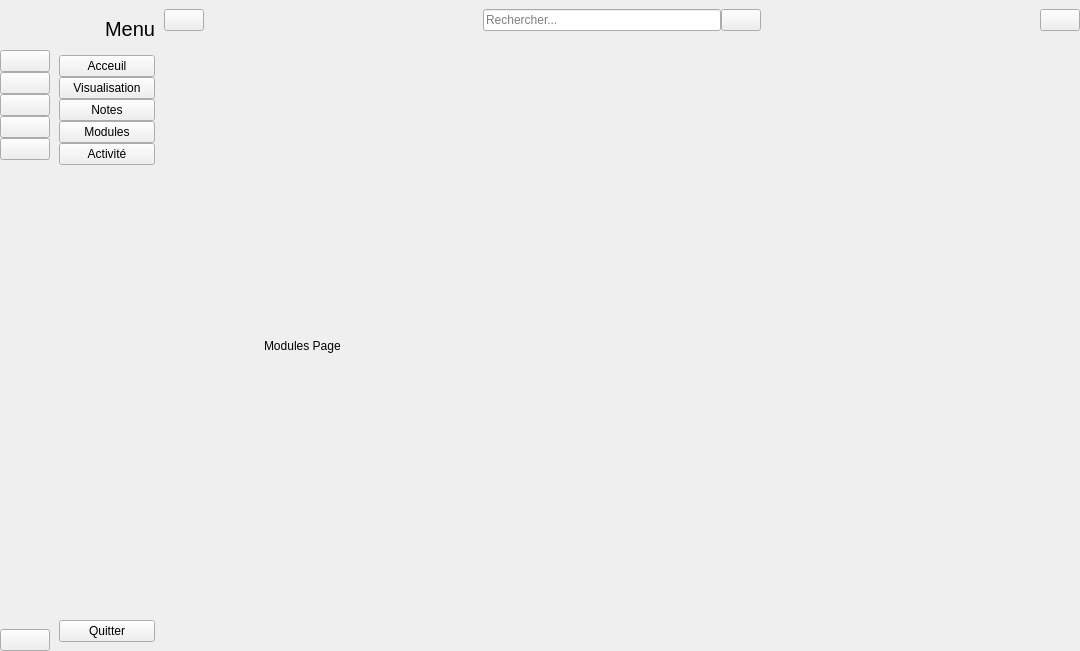
<?xml version="1.0" encoding="UTF-8"?>
<ui version="4.0">
 <class>MainWindow</class>
 <widget class="QMainWindow" name="MainWindow">
  <property name="geometry">
   <rect>
    <x>0</x>
    <y>0</y>
    <width>1080</width>
    <height>651</height>
   </rect>
  </property>
  <property name="windowTitle">
   <string>MainWindow</string>
  </property>
  <widget class="QWidget" name="centralwidget">
   <layout class="QGridLayout" name="gridLayout">
    <property name="leftMargin">
     <number>0</number>
    </property>
    <property name="topMargin">
     <number>0</number>
    </property>
    <property name="rightMargin">
     <number>0</number>
    </property>
    <property name="bottomMargin">
     <number>0</number>
    </property>
    <property name="spacing">
     <number>0</number>
    </property>
    <item row="0" column="1">
     <widget class="QWidget" name="fullMenu" native="true">
      <layout class="QVBoxLayout" name="verticalLayout_4">
       <item>
        <layout class="QHBoxLayout" name="horizontalLayout_2">
         <property name="spacing">
          <number>6</number>
         </property>
         <item>
          <widget class="QLabel" name="label_2">
           <property name="minimumSize">
            <size>
             <width>40</width>
             <height>40</height>
            </size>
           </property>
           <property name="maximumSize">
            <size>
             <width>40</width>
             <height>40</height>
            </size>
           </property>
           <property name="text">
            <string/>
           </property>
           <property name="pixmap">
            <pixmap resource="../../../../assets/resource.qrc">:/icons/icons/check-circle.svg</pixmap>
           </property>
           <property name="scaledContents">
            <bool>true</bool>
           </property>
          </widget>
         </item>
         <item>
          <widget class="QLabel" name="label_3">
           <property name="font">
            <font>
             <pointsize>15</pointsize>
            </font>
           </property>
           <property name="text">
            <string>Menu</string>
           </property>
          </widget>
         </item>
        </layout>
       </item>
       <item>
        <layout class="QVBoxLayout" name="verticalLayout_2">
         <property name="spacing">
          <number>0</number>
         </property>
         <item>
          <widget class="QPushButton" name="homeFullButton">
           <property name="text">
            <string>Acceuil</string>
           </property>
           <property name="icon">
            <iconset resource="../../../../assets/resource.qrc">
             <normaloff>:/icons/icons/home.svg</normaloff>
             <normalon>:/icons/icons/chevrons-right.svg</normalon>:/icons/icons/home.svg</iconset>
           </property>
           <property name="checkable">
            <bool>true</bool>
           </property>
           <property name="autoExclusive">
            <bool>true</bool>
           </property>
          </widget>
         </item>
         <item>
          <widget class="QPushButton" name="visualizationFullButton">
           <property name="text">
            <string>Visualisation</string>
           </property>
           <property name="icon">
            <iconset resource="../../../../assets/resource.qrc">
             <normaloff>:/icons/icons/layers.svg</normaloff>
             <normalon>:/icons/icons/chevrons-right.svg</normalon>:/icons/icons/layers.svg</iconset>
           </property>
           <property name="checkable">
            <bool>true</bool>
           </property>
           <property name="autoExclusive">
            <bool>true</bool>
           </property>
          </widget>
         </item>
         <item>
          <widget class="QPushButton" name="modulesFullButton">
           <property name="text">
            <string>Notes</string>
           </property>
           <property name="icon">
            <iconset resource="../../../../assets/resource.qrc">
             <normaloff>:/icons/icons/clipboard.svg</normaloff>
             <normalon>:/icons/icons/chevrons-right.svg</normalon>:/icons/icons/clipboard.svg</iconset>
           </property>
           <property name="checkable">
            <bool>true</bool>
           </property>
           <property name="autoExclusive">
            <bool>true</bool>
           </property>
          </widget>
         </item>
         <item>
          <widget class="QPushButton" name="pushButton_8">
           <property name="text">
            <string>Modules</string>
           </property>
           <property name="icon">
            <iconset resource="../../../../assets/resource.qrc">
             <normaloff>:/icons/icons/grid.svg</normaloff>
             <normalon>:/icons/icons/chevrons-right.svg</normalon>:/icons/icons/grid.svg</iconset>
           </property>
           <property name="checkable">
            <bool>true</bool>
           </property>
           <property name="autoExclusive">
            <bool>true</bool>
           </property>
          </widget>
         </item>
         <item>
          <widget class="QPushButton" name="activityFullButton">
           <property name="text">
            <string>Activité</string>
           </property>
           <property name="icon">
            <iconset resource="../../../../assets/resource.qrc">
             <normaloff>:/icons/icons/activity.svg</normaloff>
             <normalon>:/icons/icons/chevrons-right.svg</normalon>:/icons/icons/activity.svg</iconset>
           </property>
           <property name="checkable">
            <bool>true</bool>
           </property>
           <property name="autoExclusive">
            <bool>true</bool>
           </property>
          </widget>
         </item>
        </layout>
       </item>
       <item>
        <spacer name="verticalSpacer_2">
         <property name="orientation">
          <enum>Qt::Orientation::Vertical</enum>
         </property>
         <property name="sizeHint" stdset="0">
          <size>
           <width>20</width>
           <height>412</height>
          </size>
         </property>
        </spacer>
       </item>
       <item>
        <widget class="QPushButton" name="quitFullButton">
         <property name="text">
          <string>Quitter</string>
         </property>
         <property name="icon">
          <iconset resource="../../../../assets/resource.qrc">
           <normaloff>:/icons/icons/x-square.svg</normaloff>:/icons/icons/x-square.svg</iconset>
         </property>
        </widget>
       </item>
      </layout>
     </widget>
    </item>
    <item row="0" column="2">
     <widget class="QWidget" name="main" native="true">
      <layout class="QVBoxLayout" name="verticalLayout_5">
       <property name="spacing">
        <number>0</number>
       </property>
       <property name="leftMargin">
        <number>0</number>
       </property>
       <property name="topMargin">
        <number>0</number>
       </property>
       <property name="rightMargin">
        <number>0</number>
       </property>
       <property name="bottomMargin">
        <number>0</number>
       </property>
       <item>
        <widget class="QWidget" name="widget" native="true">
         <property name="minimumSize">
          <size>
           <width>0</width>
           <height>40</height>
          </size>
         </property>
         <layout class="QHBoxLayout" name="horizontalLayout_4">
          <property name="spacing">
           <number>0</number>
          </property>
          <property name="leftMargin">
           <number>0</number>
          </property>
          <property name="topMargin">
           <number>0</number>
          </property>
          <property name="rightMargin">
           <number>0</number>
          </property>
          <property name="bottomMargin">
           <number>0</number>
          </property>
          <item>
           <widget class="QPushButton" name="menuButton">
            <property name="text">
             <string/>
            </property>
            <property name="icon">
             <iconset resource="../../../../assets/resource.qrc">
              <normaloff>:/icons/icons/menu.svg</normaloff>:/icons/icons/menu.svg</iconset>
            </property>
            <property name="checkable">
             <bool>true</bool>
            </property>
           </widget>
          </item>
          <item>
           <spacer name="horizontalSpacer">
            <property name="orientation">
             <enum>Qt::Orientation::Horizontal</enum>
            </property>
            <property name="sizeHint" stdset="0">
             <size>
              <width>272</width>
              <height>20</height>
             </size>
            </property>
           </spacer>
          </item>
          <item>
           <layout class="QHBoxLayout" name="horizontalLayout">
            <item>
             <widget class="QLineEdit" name="lineEdit">
              <property name="placeholderText">
               <string>Rechercher...</string>
              </property>
             </widget>
            </item>
            <item>
             <widget class="QPushButton" name="searchButton">
              <property name="text">
               <string/>
              </property>
              <property name="icon">
               <iconset resource="../../../../assets/resource.qrc">
                <normaloff>:/icons/icons/search.svg</normaloff>:/icons/icons/search.svg</iconset>
              </property>
             </widget>
            </item>
           </layout>
          </item>
          <item>
           <spacer name="horizontalSpacer_2">
            <property name="orientation">
             <enum>Qt::Orientation::Horizontal</enum>
            </property>
            <property name="sizeHint" stdset="0">
             <size>
              <width>272</width>
              <height>20</height>
             </size>
            </property>
           </spacer>
          </item>
          <item>
           <widget class="QPushButton" name="userButton">
            <property name="text">
             <string/>
            </property>
            <property name="icon">
             <iconset resource="../../../../assets/resource.qrc">
              <normaloff>:/icons/icons/user.svg</normaloff>:/icons/icons/user.svg</iconset>
            </property>
           </widget>
          </item>
         </layout>
        </widget>
       </item>
       <item>
        <widget class="QStackedWidget" name="stackedWidget">
         <property name="currentIndex">
          <number>2</number>
         </property>
         <widget class="QWidget" name="homePage">
          <widget class="QLabel" name="label_5">
           <property name="geometry">
            <rect>
             <x>90</x>
             <y>80</y>
             <width>691</width>
             <height>451</height>
            </rect>
           </property>
           <property name="text">
            <string>Home Page</string>
           </property>
          </widget>
         </widget>
         <widget class="QWidget" name="notesPage">
          <widget class="QLabel" name="label_8">
           <property name="geometry">
            <rect>
             <x>150</x>
             <y>60</y>
             <width>691</width>
             <height>451</height>
            </rect>
           </property>
           <property name="text">
            <string>Notes Page</string>
           </property>
          </widget>
         </widget>
         <widget class="QWidget" name="modulesPage">
          <widget class="QLabel" name="label_6">
           <property name="geometry">
            <rect>
             <x>100</x>
             <y>80</y>
             <width>691</width>
             <height>451</height>
            </rect>
           </property>
           <property name="text">
            <string>Modules Page</string>
           </property>
          </widget>
         </widget>
         <widget class="QWidget" name="activityPage">
          <widget class="QLabel" name="label_4">
           <property name="geometry">
            <rect>
             <x>80</x>
             <y>50</y>
             <width>691</width>
             <height>451</height>
            </rect>
           </property>
           <property name="text">
            <string>Activity Page</string>
           </property>
          </widget>
         </widget>
         <widget class="QWidget" name="visualizationPage">
          <widget class="QLabel" name="label_7">
           <property name="geometry">
            <rect>
             <x>80</x>
             <y>80</y>
             <width>691</width>
             <height>451</height>
            </rect>
           </property>
           <property name="text">
            <string>Visualization Page</string>
           </property>
          </widget>
         </widget>
        </widget>
       </item>
      </layout>
     </widget>
    </item>
    <item row="0" column="0">
     <widget class="QWidget" name="iconOnlyMenu" native="true">
      <layout class="QVBoxLayout" name="verticalLayout_3">
       <property name="spacing">
        <number>0</number>
       </property>
       <property name="leftMargin">
        <number>0</number>
       </property>
       <property name="topMargin">
        <number>0</number>
       </property>
       <property name="rightMargin">
        <number>0</number>
       </property>
       <property name="bottomMargin">
        <number>0</number>
       </property>
       <item>
        <layout class="QHBoxLayout" name="horizontalLayout_3">
         <item>
          <widget class="QLabel" name="label">
           <property name="minimumSize">
            <size>
             <width>50</width>
             <height>50</height>
            </size>
           </property>
           <property name="maximumSize">
            <size>
             <width>50</width>
             <height>50</height>
            </size>
           </property>
           <property name="text">
            <string/>
           </property>
           <property name="pixmap">
            <pixmap resource="../../../../assets/resource.qrc">:/icons/icons/check-circle.svg</pixmap>
           </property>
           <property name="scaledContents">
            <bool>true</bool>
           </property>
          </widget>
         </item>
        </layout>
       </item>
       <item>
        <layout class="QVBoxLayout" name="verticalLayout">
         <property name="spacing">
          <number>0</number>
         </property>
         <item>
          <widget class="QPushButton" name="homeIconButton">
           <property name="text">
            <string/>
           </property>
           <property name="icon">
            <iconset resource="../../../../assets/resource.qrc">
             <normaloff>:/icons/icons/home.svg</normaloff>
             <normalon>:/icons/icons/chevrons-right.svg</normalon>:/icons/icons/home.svg</iconset>
           </property>
           <property name="iconSize">
            <size>
             <width>20</width>
             <height>20</height>
            </size>
           </property>
           <property name="checkable">
            <bool>true</bool>
           </property>
           <property name="autoExclusive">
            <bool>true</bool>
           </property>
          </widget>
         </item>
         <item>
          <widget class="QPushButton" name="visualizationIconButton">
           <property name="text">
            <string/>
           </property>
           <property name="icon">
            <iconset resource="../../../../assets/resource.qrc">
             <normaloff>:/icons/icons/layers.svg</normaloff>
             <normalon>:/icons/icons/chevrons-right.svg</normalon>:/icons/icons/layers.svg</iconset>
           </property>
           <property name="iconSize">
            <size>
             <width>20</width>
             <height>20</height>
            </size>
           </property>
           <property name="checkable">
            <bool>true</bool>
           </property>
           <property name="autoExclusive">
            <bool>true</bool>
           </property>
          </widget>
         </item>
         <item>
          <widget class="QPushButton" name="modulesIconButton">
           <property name="text">
            <string/>
           </property>
           <property name="icon">
            <iconset resource="../../../../assets/resource.qrc">
             <normaloff>:/icons/icons/clipboard.svg</normaloff>
             <normalon>:/icons/icons/chevrons-right.svg</normalon>:/icons/icons/clipboard.svg</iconset>
           </property>
           <property name="iconSize">
            <size>
             <width>20</width>
             <height>20</height>
            </size>
           </property>
           <property name="checkable">
            <bool>true</bool>
           </property>
           <property name="autoExclusive">
            <bool>true</bool>
           </property>
          </widget>
         </item>
         <item>
          <widget class="QPushButton" name="pushButton_3">
           <property name="text">
            <string/>
           </property>
           <property name="icon">
            <iconset resource="../../../../assets/resource.qrc">
             <normaloff>:/icons/icons/grid.svg</normaloff>
             <normalon>:/icons/icons/chevrons-right.svg</normalon>:/icons/icons/grid.svg</iconset>
           </property>
           <property name="iconSize">
            <size>
             <width>20</width>
             <height>20</height>
            </size>
           </property>
           <property name="checkable">
            <bool>true</bool>
           </property>
           <property name="autoExclusive">
            <bool>true</bool>
           </property>
          </widget>
         </item>
         <item>
          <widget class="QPushButton" name="activityIconButton">
           <property name="text">
            <string/>
           </property>
           <property name="icon">
            <iconset resource="../../../../assets/resource.qrc">
             <normaloff>:/icons/icons/activity.svg</normaloff>
             <normalon>:/icons/icons/chevrons-right.svg</normalon>:/icons/icons/activity.svg</iconset>
           </property>
           <property name="iconSize">
            <size>
             <width>20</width>
             <height>20</height>
            </size>
           </property>
           <property name="checkable">
            <bool>true</bool>
           </property>
           <property name="autoExclusive">
            <bool>true</bool>
           </property>
          </widget>
         </item>
        </layout>
       </item>
       <item>
        <spacer name="verticalSpacer">
         <property name="orientation">
          <enum>Qt::Orientation::Vertical</enum>
         </property>
         <property name="sizeHint" stdset="0">
          <size>
           <width>20</width>
           <height>414</height>
          </size>
         </property>
        </spacer>
       </item>
       <item>
        <widget class="QPushButton" name="quitIconButton">
         <property name="text">
          <string/>
         </property>
         <property name="icon">
          <iconset resource="../../../../assets/resource.qrc">
           <normaloff>:/icons/icons/x-square.svg</normaloff>:/icons/icons/x-square.svg</iconset>
         </property>
         <property name="iconSize">
          <size>
           <width>20</width>
           <height>20</height>
          </size>
         </property>
        </widget>
       </item>
      </layout>
     </widget>
    </item>
   </layout>
  </widget>
 </widget>
 <resources>
  <include location="../../../../assets/resource.qrc"/>
 </resources>
 <connections>
  <connection>
   <sender>menuButton</sender>
   <signal>toggled(bool)</signal>
   <receiver>fullMenu</receiver>
   <slot>setHidden(bool)</slot>
   <hints>
    <hint type="sourcelabel">
     <x>178</x>
     <y>25</y>
    </hint>
    <hint type="destinationlabel">
     <x>137</x>
     <y>232</y>
    </hint>
   </hints>
  </connection>
  <connection>
   <sender>pushButton_3</sender>
   <signal>toggled(bool)</signal>
   <receiver>pushButton_8</receiver>
   <slot>setChecked(bool)</slot>
   <hints>
    <hint type="sourcelabel">
     <x>28</x>
     <y>154</y>
    </hint>
    <hint type="destinationlabel">
     <x>82</x>
     <y>150</y>
    </hint>
   </hints>
  </connection>
  <connection>
   <sender>activityFullButton</sender>
   <signal>toggled(bool)</signal>
   <receiver>activityIconButton</receiver>
   <slot>setChecked(bool)</slot>
   <hints>
    <hint type="sourcelabel">
     <x>105</x>
     <y>173</y>
    </hint>
    <hint type="destinationlabel">
     <x>29</x>
     <y>180</y>
    </hint>
   </hints>
  </connection>
  <connection>
   <sender>homeFullButton</sender>
   <signal>toggled(bool)</signal>
   <receiver>homeIconButton</receiver>
   <slot>setChecked(bool)</slot>
   <hints>
    <hint type="sourcelabel">
     <x>119</x>
     <y>81</y>
    </hint>
    <hint type="destinationlabel">
     <x>29</x>
     <y>79</y>
    </hint>
   </hints>
  </connection>
  <connection>
   <sender>visualizationIconButton</sender>
   <signal>toggled(bool)</signal>
   <receiver>visualizationFullButton</receiver>
   <slot>setChecked(bool)</slot>
   <hints>
    <hint type="sourcelabel">
     <x>29</x>
     <y>99</y>
    </hint>
    <hint type="destinationlabel">
     <x>95</x>
     <y>99</y>
    </hint>
   </hints>
  </connection>
  <connection>
   <sender>activityIconButton</sender>
   <signal>toggled(bool)</signal>
   <receiver>activityFullButton</receiver>
   <slot>setChecked(bool)</slot>
   <hints>
    <hint type="sourcelabel">
     <x>23</x>
     <y>185</y>
    </hint>
    <hint type="destinationlabel">
     <x>85</x>
     <y>173</y>
    </hint>
   </hints>
  </connection>
  <connection>
   <sender>homeIconButton</sender>
   <signal>toggled(bool)</signal>
   <receiver>homeFullButton</receiver>
   <slot>setChecked(bool)</slot>
   <hints>
    <hint type="sourcelabel">
     <x>22</x>
     <y>60</y>
    </hint>
    <hint type="destinationlabel">
     <x>79</x>
     <y>68</y>
    </hint>
   </hints>
  </connection>
  <connection>
   <sender>visualizationFullButton</sender>
   <signal>toggled(bool)</signal>
   <receiver>visualizationIconButton</receiver>
   <slot>setChecked(bool)</slot>
   <hints>
    <hint type="sourcelabel">
     <x>138</x>
     <y>97</y>
    </hint>
    <hint type="destinationlabel">
     <x>35</x>
     <y>89</y>
    </hint>
   </hints>
  </connection>
  <connection>
   <sender>modulesIconButton</sender>
   <signal>toggled(bool)</signal>
   <receiver>modulesFullButton</receiver>
   <slot>setChecked(bool)</slot>
   <hints>
    <hint type="sourcelabel">
     <x>28</x>
     <y>126</y>
    </hint>
    <hint type="destinationlabel">
     <x>96</x>
     <y>127</y>
    </hint>
   </hints>
  </connection>
  <connection>
   <sender>pushButton_8</sender>
   <signal>toggled(bool)</signal>
   <receiver>pushButton_3</receiver>
   <slot>setChecked(bool)</slot>
   <hints>
    <hint type="sourcelabel">
     <x>93</x>
     <y>145</y>
    </hint>
    <hint type="destinationlabel">
     <x>37</x>
     <y>154</y>
    </hint>
   </hints>
  </connection>
  <connection>
   <sender>menuButton</sender>
   <signal>toggled(bool)</signal>
   <receiver>iconOnlyMenu</receiver>
   <slot>setVisible(bool)</slot>
   <hints>
    <hint type="sourcelabel">
     <x>195</x>
     <y>24</y>
    </hint>
    <hint type="destinationlabel">
     <x>31</x>
     <y>267</y>
    </hint>
   </hints>
  </connection>
  <connection>
   <sender>modulesFullButton</sender>
   <signal>toggled(bool)</signal>
   <receiver>modulesIconButton</receiver>
   <slot>setChecked(bool)</slot>
   <hints>
    <hint type="sourcelabel">
     <x>120</x>
     <y>116</y>
    </hint>
    <hint type="destinationlabel">
     <x>32</x>
     <y>123</y>
    </hint>
   </hints>
  </connection>
 </connections>
</ui>
